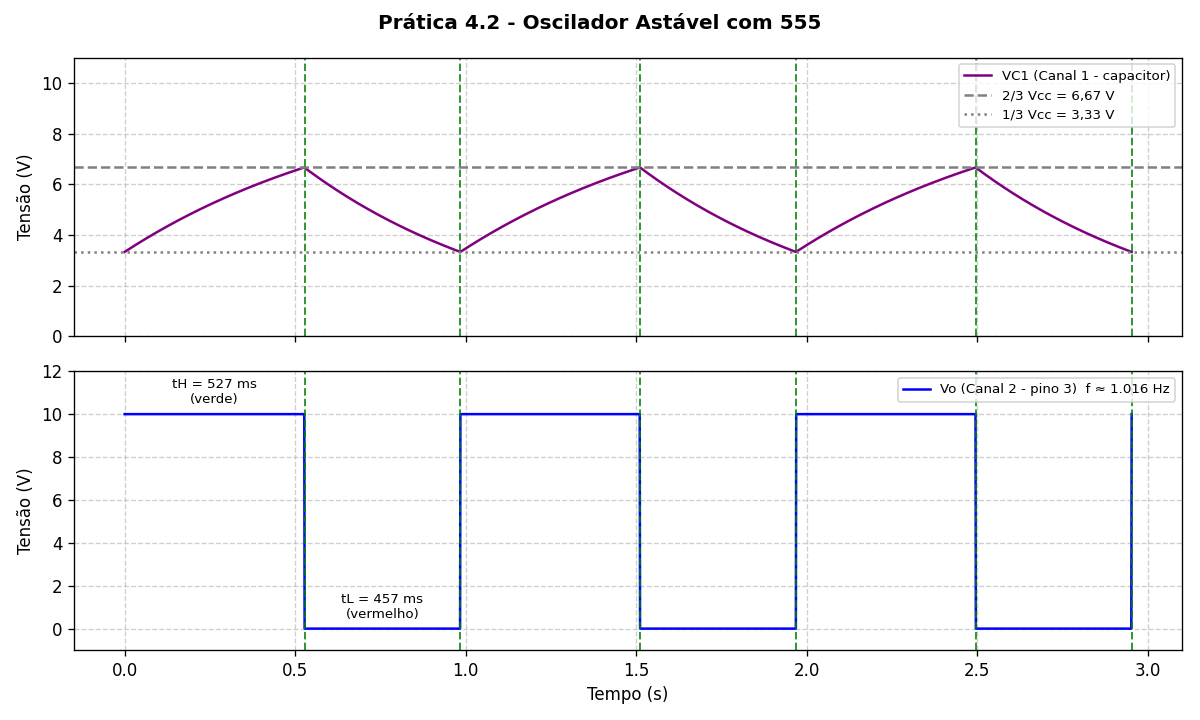

The script that drew this image:
import matplotlib.pyplot as plt
import numpy as np

# Parâmetros do circuito
Vcc = 10.0
R1 = 10e3
R2 = 66e3
C1 = 10e-6
V_OH = Vcc     # ideal; com LEDs a saída alta fica abaixo de Vcc

t_H = np.log(2) * (R1 + R2) * C1
t_L = np.log(2) * R2 * C1
T = t_H + t_L
f = 1 / T
duty = 100 * t_H / T

V_low = Vcc / 3
V_high = 2 * Vcc / 3

# Regime permanente: carga por R1+R2 (1/3 -> 2/3 Vcc), descarga por R2
t = np.linspace(0, 3 * T, 3000)
phase = t % T
charging = phase < t_H
Vo = np.where(charging, V_OH, 0.0)
Vc = np.where(
    charging,
    Vcc - (Vcc - V_low) * np.exp(-phase / ((R1 + R2) * C1)),
    V_high * np.exp(-(phase - t_H) / (R2 * C1)),
)

print(f"tH = {t_H * 1e3:.0f} ms  (LED verde aceso)")
print(f"tL = {t_L * 1e3:.0f} ms  (LED vermelho aceso)")
print(f"T = {T * 1e3:.0f} ms  ->  f = {f:.3f} Hz,  duty = {duty:.1f}%")

fig, (ax1, ax2) = plt.subplots(2, 1, figsize=(10, 6), sharex=True)
fig.suptitle("Prática 4.2 - Oscilador Astável com 555",
             fontsize=12, weight="bold")

ax1.plot(t, Vc, color="purple", label="VC1 (Canal 1 - capacitor)")
ax1.axhline(V_high, color="gray", linestyle="--", label="2/3 Vcc = 6,67 V")
ax1.axhline(V_low, color="gray", linestyle=":", label="1/3 Vcc = 3,33 V")
ax1.set_ylabel("Tensão (V)")
ax1.set_ylim(0, 11)
ax1.grid(True, linestyle="--", alpha=0.6)
ax1.legend(loc="upper right", fontsize=8)

ax2.plot(t, Vo, color="blue",
         label=f"Vo (Canal 2 - pino 3)  f ≈ {f:.3f} Hz")
ax2.set_ylabel("Tensão (V)")
ax2.set_xlabel("Tempo (s)")
ax2.set_ylim(-1, 12)
ax2.grid(True, linestyle="--", alpha=0.6)
ax2.legend(loc="upper right", fontsize=8)
ax2.text(t_H / 2, 10.5, f"tH = {t_H * 1e3:.0f} ms\n(verde)",
         ha="center", fontsize=8)
ax2.text(t_H + t_L / 2, 0.5, f"tL = {t_L * 1e3:.0f} ms\n(vermelho)",
         ha="center", fontsize=8)

for idx in np.flatnonzero(np.diff(Vo)) + 1:
    for ax in (ax1, ax2):
        ax.axvline(t[idx], color="green", linestyle="--",
                   alpha=0.8, linewidth=1.2)

plt.tight_layout()
plt.savefig(__file__.replace(".py", ".png"), dpi=120)
plt.show()
